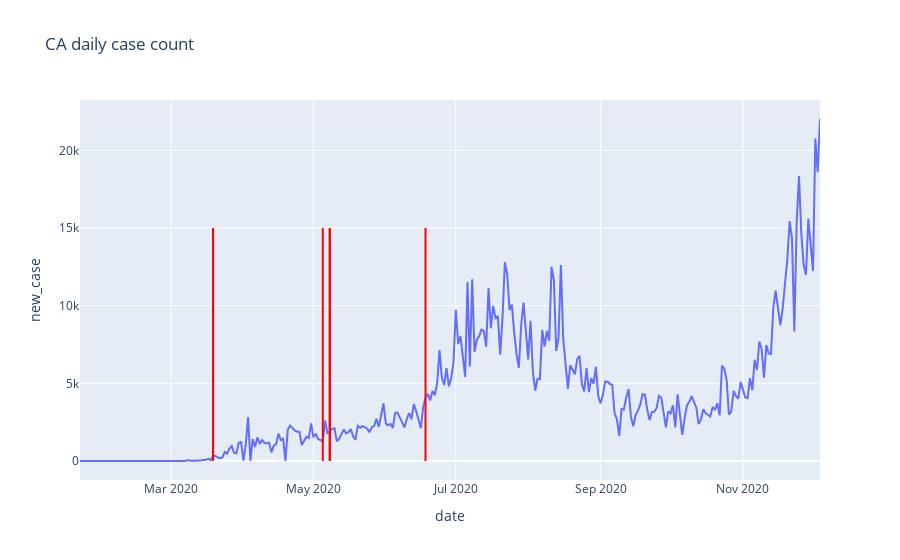

The code cell stored with this chart in its notebook:
### Code cell
CA_fig = px.line(CA_case_count, x = CA_case_count['date'], y = CA_case_count['new_case'], 
                 title='CA daily case count')
CA_main_policy = state_mandate[state_mandate['state'] == 'CA']
for date in CA_main_policy['date']:
    CA_fig.add_shape(type='line',
                    x0=date,
                    y0=0,
                    x1=date,
                    y1=15000,
                    line=dict(color='Red',),
                    xref='x',
                    yref='y'
    ) 
CA_fig.show()

### Figure 1 — Plotly figure (JSON) as saved in the notebook; plotly's stock layout.template omitted (floating-point values rounded to 4 significant figures; data arrays with more than 128 entries replaced by an {"elided": "..."} marker saying what was removed)
{"data": [{"hovertemplate": "date=%{x}<br>new_case=%{y}<extra></extra>", "legendgroup": "", "line": {"color": "#636efa", "dash": "solid"}, "mode": "lines", "name": "", "orientation": "v", "showlegend": false, "type": "scatter", "x": {"elided": "318 str values"}, "xaxis": "x", "y": {"elided": "318 int values"}, "yaxis": "y"}], "layout": {"autosize": true, "legend": {"tracegroupgap": 0}, "shapes": [{"line": {"color": "Red"}, "type": "line", "x0": "2020-06-18", "x1": "2020-06-18", "xref": "x", "y0": 0, "y1": 15000, "yref": "y"}, {"line": {"color": "Red"}, "type": "line", "x0": "2020-03-19", "x1": "2020-03-19", "xref": "x", "y0": 0, "y1": 15000, "yref": "y"}, {"line": {"color": "Red"}, "type": "line", "x0": "2020-03-19", "x1": "2020-03-19", "xref": "x", "y0": 0, "y1": 15000, "yref": "y"}, {"line": {"color": "Red"}, "type": "line", "x0": "2020-05-08", "x1": "2020-05-08", "xref": "x", "y0": 0, "y1": 15000, "yref": "y"}, {"line": {"color": "Red"}, "type": "line", "x0": "2020-05-05", "x1": "2020-05-05", "xref": "x", "y0": 0, "y1": 15000, "yref": "y"}, {"line": {"color": "Red"}, "type": "line", "x0": "2020-05-08", "x1": "2020-05-08", "xref": "x", "y0": 0, "y1": 15000, "yref": "y"}], "title": {"text": "CA daily case count"}, "xaxis": {"anchor": "y", "autorange": true, "domain": [0, 1], "range": ["2020-01-22", "2020-12-04"], "title": {"text": "date"}, "type": "date"}, "yaxis": {"anchor": "x", "autorange": true, "domain": [0, 1], "range": [-1223.0, 23240.0], "title": {"text": "new_case"}, "type": "linear"}}}
